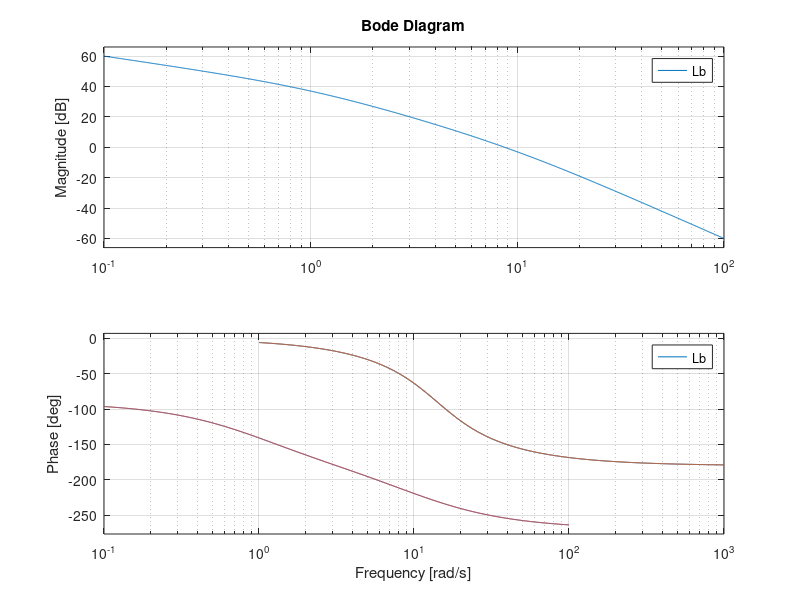

This chart was generated by the following MATLAB code:
clc
clear all
close all

s = tf('s');

%% Exemplo A

Ca = 1;
Ga = 400/(s^2+20*s+200);
La = Ca*Ga;
figure(1)
bode(La)
grid on
hold on % nao apaga
Ca = 100;
La = Ca*Ga;
bode(La)
grid on


%% Exemplo B

Cb = 1;
Gb = 10 / (s*(s+1)*(s+10));
Lb = Cb*Gb;
figure(1)
bode(Lb)
grid on
hold on
Cb = 100;
Lb = Cb*Gb;
bode(Lb)
grid on

Kmax = 10^(20.8/20);
